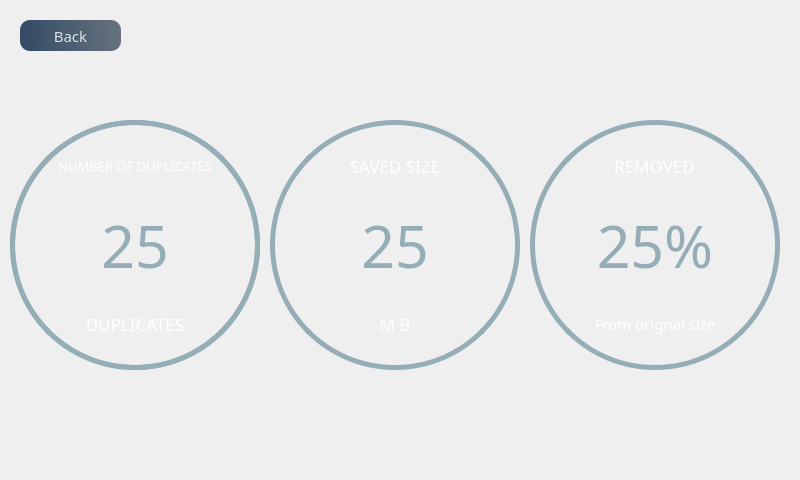
    <widget class="QWidget" name="stats_page">
     <widget class="QLabel" name="main_frame4">
      <property name="geometry">
       <rect>
        <x>0</x>
        <y>0</y>
        <width>791</width>
        <height>471</height>
       </rect>
      </property>
      <property name="styleSheet">
       <string notr="true">border-image: url(:/images/images/page4_background.jpg);
border-radius:20px;</string>
      </property>
      <property name="text">
       <string/>
      </property>
     </widget>
     <widget class="QPushButton" name="stats_back_button">
      <property name="geometry">
       <rect>
        <x>20</x>
        <y>20</y>
        <width>101</width>
        <height>31</height>
       </rect>
      </property>
      <property name="font">
       <font>
        <family>Unispace</family>
        <pointsize>11</pointsize>
        <weight>9</weight>
        <italic>false</italic>
        <bold>false</bold>
       </font>
      </property>
      <property name="styleSheet">
       <string notr="true">QPushButton#stats_back_button{ 
font: 75 11pt &quot;Unispace&quot;;
  background-color: qlineargradient(spread:pad, x1:0, y1:0.505682, x2:1, y2:0.477, stop:0 rgba(20, 47, 78, 219), stop:1 rgba(85, 98, 112, 226));
  color:rgba(255,255,255,210);
  border-radius:10px;
}

QPushButton#stats_back_button:hover{ 
 background-color: qlineargradient(spread:pad, x1:0, y1:0.505682, x2:1, y2:0.477, stop:0 rgba(40, 67, 98, 219), stop:1 rgba(105, 118, 132, 226));
}

QPushButton#stats_back_button:pressed{
  padding-left:5px;
   padding-top:5px;
   background-color:rgba(105, 118, 132, 200);
}
</string>
      </property>
      <property name="text">
       <string>Back</string>
      </property>
     </widget>
     <widget class="QFrame" name="frame1">
      <property name="geometry">
       <rect>
        <x>10</x>
        <y>120</y>
        <width>250</width>
        <height>250</height>
       </rect>
      </property>
      <property name="minimumSize">
       <size>
        <width>250</width>
        <height>250</height>
       </size>
      </property>
      <property name="maximumSize">
       <size>
        <width>250</width>
        <height>250</height>
       </size>
      </property>
      <property name="styleSheet">
       <string notr="true">QFrame{
 border:5px solid rgb(149,173,182);
border-radius: 125px}

QFrame:hover{
border: 5px solid rgb(47,91,107);}</string>
      </property>
      <property name="frameShape">
       <enum>QFrame::StyledPanel</enum>
      </property>
      <property name="frameShadow">
       <enum>QFrame::Raised</enum>
      </property>
      <widget class="QFrame" name="frame1_1">
       <property name="geometry">
        <rect>
         <x>0</x>
         <y>0</y>
         <width>250</width>
         <height>250</height>
        </rect>
       </property>
       <property name="minimumSize">
        <size>
         <width>250</width>
         <height>250</height>
        </size>
       </property>
       <property name="maximumSize">
        <size>
         <width>250</width>
         <height>250</height>
        </size>
       </property>
       <property name="styleSheet">
        <string notr="true">QFrame{
 border:5px solid rgb(149,173,182);
border-radius: 125px}

QFrame:hover{
border: 5px solid rgb(47,91,107);}</string>
       </property>
       <property name="frameShape">
        <enum>QFrame::StyledPanel</enum>
       </property>
       <property name="frameShadow">
        <enum>QFrame::Raised</enum>
       </property>
       <layout class="QVBoxLayout" name="verticalLayout">
        <item>
         <widget class="QLabel" name="num_files_lbl">
          <property name="font">
           <font>
            <family>Unispace</family>
            <pointsize>10</pointsize>
           </font>
          </property>
          <property name="styleSheet">
           <string notr="true">border:none;
color: rgb(255, 255, 255);</string>
          </property>
          <property name="text">
           <string>NUMBER OF DUPLICATES</string>
          </property>
          <property name="alignment">
           <set>Qt::AlignCenter</set>
          </property>
         </widget>
        </item>
        <item>
         <widget class="QLabel" name="num_duplicates">
          <property name="font">
           <font>
            <family>Unispace</family>
            <pointsize>44</pointsize>
           </font>
          </property>
          <property name="styleSheet">
           <string notr="true">border:none;
color: rgb(149,173,182);</string>
          </property>
          <property name="text">
           <string>25</string>
          </property>
          <property name="alignment">
           <set>Qt::AlignCenter</set>
          </property>
         </widget>
        </item>
        <item>
         <widget class="QLabel" name="num_files_lbl_3">
          <property name="font">
           <font>
            <family>Unispace</family>
            <pointsize>13</pointsize>
           </font>
          </property>
          <property name="styleSheet">
           <string notr="true">border:none;
color: rgb(255, 255, 255);</string>
          </property>
          <property name="text">
           <string>DUPLICATES</string>
          </property>
          <property name="alignment">
           <set>Qt::AlignCenter</set>
          </property>
         </widget>
        </item>
       </layout>
      </widget>
     </widget>
     <widget class="QFrame" name="frame1_2">
      <property name="geometry">
       <rect>
        <x>270</x>
        <y>120</y>
        <width>250</width>
        <height>250</height>
       </rect>
      </property>
      <property name="minimumSize">
       <size>
        <width>250</width>
        <height>250</height>
       </size>
      </property>
      <property name="maximumSize">
       <size>
        <width>250</width>
        <height>250</height>
       </size>
      </property>
      <property name="styleSheet">
       <string notr="true">QFrame{
 border:5px solid rgb(149,173,182);
border-radius: 125px}

QFrame:hover{
border: 5px solid rgb(47,91,107);}</string>
      </property>
      <property name="frameShape">
       <enum>QFrame::StyledPanel</enum>
      </property>
      <property name="frameShadow">
       <enum>QFrame::Raised</enum>
      </property>
      <layout class="QVBoxLayout" name="verticalLayout_2">
       <item>
        <widget class="QLabel" name="saved_size_lbl">
         <property name="font">
          <font>
           <family>Unispace</family>
           <pointsize>13</pointsize>
          </font>
         </property>
         <property name="styleSheet">
          <string notr="true">border:none;
color: rgb(255, 255, 255);</string>
         </property>
         <property name="text">
          <string>SAVED SIZE</string>
         </property>
         <property name="alignment">
          <set>Qt::AlignCenter</set>
         </property>
        </widget>
       </item>
       <item>
        <widget class="QLabel" name="saved_size">
         <property name="font">
          <font>
           <family>Unispace</family>
           <pointsize>44</pointsize>
          </font>
         </property>
         <property name="styleSheet">
          <string notr="true">border:none;
color: rgb(149,173,182);</string>
         </property>
         <property name="text">
          <string>25</string>
         </property>
         <property name="alignment">
          <set>Qt::AlignCenter</set>
         </property>
        </widget>
       </item>
       <item>
        <widget class="QLabel" name="mb_lbl">
         <property name="font">
          <font>
           <family>Unispace</family>
           <pointsize>13</pointsize>
          </font>
         </property>
         <property name="styleSheet">
          <string notr="true">border:none;
color: rgb(255, 255, 255);</string>
         </property>
         <property name="text">
          <string>M B</string>
         </property>
         <property name="alignment">
          <set>Qt::AlignCenter</set>
         </property>
        </widget>
       </item>
      </layout>
     </widget>
     <widget class="QFrame" name="frame1_3">
      <property name="geometry">
       <rect>
        <x>530</x>
        <y>120</y>
        <width>250</width>
        <height>250</height>
       </rect>
      </property>
      <property name="minimumSize">
       <size>
        <width>250</width>
        <height>250</height>
       </size>
      </property>
      <property name="maximumSize">
       <size>
        <width>250</width>
        <height>250</height>
       </size>
      </property>
      <property name="styleSheet">
       <string notr="true">QFrame{
 border:5px solid rgb(149,173,182);
border-radius: 125px}

QFrame:hover{
border: 5px solid rgb(47,91,107);}</string>
      </property>
      <property name="frameShape">
       <enum>QFrame::StyledPanel</enum>
      </property>
      <property name="frameShadow">
       <enum>QFrame::Raised</enum>
      </property>
      <layout class="QVBoxLayout" name="verticalLayout_3">
       <item alignment="Qt::AlignHCenter">
        <widget class="QLabel" name="saved_size_lbl_2">
         <property name="font">
          <font>
           <family>Unispace</family>
           <pointsize>13</pointsize>
          </font>
         </property>
         <property name="styleSheet">
          <string notr="true">border:none;
color: rgb(255, 255, 255);</string>
         </property>
         <property name="text">
          <string>REMOVED</string>
         </property>
         <property name="alignment">
          <set>Qt::AlignCenter</set>
         </property>
        </widget>
       </item>
       <item>
        <widget class="QLabel" name="removed_size">
         <property name="font">
          <font>
           <family>Unispace</family>
           <pointsize>44</pointsize>
          </font>
         </property>
         <property name="styleSheet">
          <string notr="true">border:none;
color: rgb(149,173,182);</string>
         </property>
         <property name="text">
          <string>25%</string>
         </property>
         <property name="alignment">
          <set>Qt::AlignCenter</set>
         </property>
        </widget>
       </item>
       <item>
        <widget class="QLabel" name="mb_lbl_2">
         <property name="font">
          <font>
           <family>Unispace</family>
           <pointsize>11</pointsize>
          </font>
         </property>
         <property name="styleSheet">
          <string notr="true">border:none;
color: rgb(255, 255, 255);</string>
         </property>
         <property name="text">
          <string>From orignal size</string>
         </property>
         <property name="alignment">
          <set>Qt::AlignCenter</set>
         </property>
        </widget>
       </item>
      </layout>
     </widget>
    </widget>
